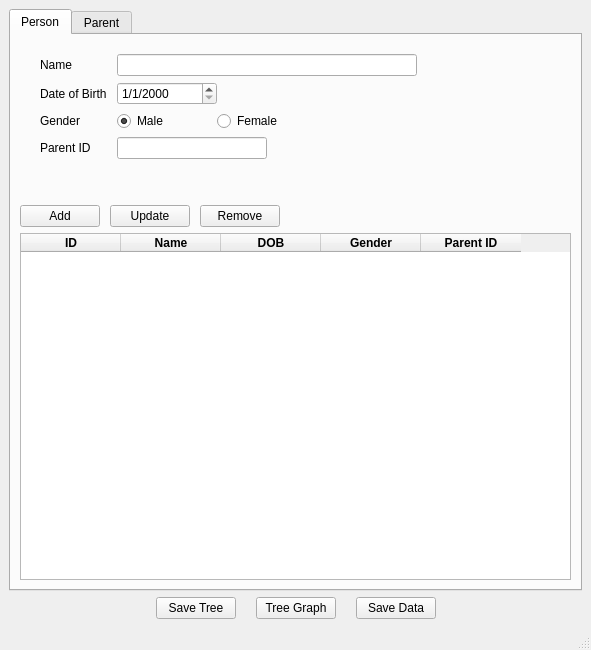
<?xml version="1.0" encoding="UTF-8"?>
<ui version="4.0">
 <class>MainWindow</class>
 <widget class="QMainWindow" name="MainWindow">
  <property name="geometry">
   <rect>
    <x>0</x>
    <y>0</y>
    <width>591</width>
    <height>650</height>
   </rect>
  </property>
  <property name="minimumSize">
   <size>
    <width>550</width>
    <height>650</height>
   </size>
  </property>
  <property name="baseSize">
   <size>
    <width>550</width>
    <height>650</height>
   </size>
  </property>
  <property name="windowTitle">
   <string>Family Tree</string>
  </property>
  <property name="windowIcon">
   <iconset>
    <normaloff>family.ico</normaloff>family.ico</iconset>
  </property>
  <widget class="QWidget" name="centralwidget">
   <layout class="QVBoxLayout" name="verticalLayout">
    <item>
     <widget class="QTabWidget" name="tabWidget">
      <property name="sizePolicy">
       <sizepolicy hsizetype="Expanding" vsizetype="Expanding">
        <horstretch>0</horstretch>
        <verstretch>0</verstretch>
       </sizepolicy>
      </property>
      <property name="maximumSize">
       <size>
        <width>16777215</width>
        <height>16777215</height>
       </size>
      </property>
      <property name="currentIndex">
       <number>0</number>
      </property>
      <widget class="QWidget" name="personTab">
       <attribute name="title">
        <string>Person</string>
       </attribute>
       <layout class="QVBoxLayout" name="verticalLayout_3">
        <item>
         <layout class="QFormLayout" name="formLayout">
          <property name="sizeConstraint">
           <enum>QLayout::SetFixedSize</enum>
          </property>
          <property name="horizontalSpacing">
           <number>10</number>
          </property>
          <property name="leftMargin">
           <number>20</number>
          </property>
          <property name="topMargin">
           <number>10</number>
          </property>
          <property name="rightMargin">
           <number>30</number>
          </property>
          <item row="0" column="0">
           <widget class="QLabel" name="nameLabel">
            <property name="text">
             <string>Name</string>
            </property>
           </widget>
          </item>
          <item row="0" column="1">
           <widget class="QLineEdit" name="nameLineEdit">
            <property name="sizePolicy">
             <sizepolicy hsizetype="Expanding" vsizetype="Fixed">
              <horstretch>0</horstretch>
              <verstretch>0</verstretch>
             </sizepolicy>
            </property>
            <property name="minimumSize">
             <size>
              <width>150</width>
              <height>0</height>
             </size>
            </property>
            <property name="maximumSize">
             <size>
              <width>300</width>
              <height>16777215</height>
             </size>
            </property>
           </widget>
          </item>
          <item row="1" column="0">
           <widget class="QLabel" name="dOBLabel">
            <property name="text">
             <string>Date of Birth</string>
            </property>
           </widget>
          </item>
          <item row="1" column="1">
           <widget class="QDateEdit" name="dOBEdit">
            <property name="sizePolicy">
             <sizepolicy hsizetype="Fixed" vsizetype="Fixed">
              <horstretch>0</horstretch>
              <verstretch>0</verstretch>
             </sizepolicy>
            </property>
            <property name="minimumSize">
             <size>
              <width>100</width>
              <height>0</height>
             </size>
            </property>
            <property name="maximumSize">
             <size>
              <width>100</width>
              <height>16777215</height>
             </size>
            </property>
            <property name="displayFormat">
             <string>d/M/yyyy</string>
            </property>
           </widget>
          </item>
          <item row="2" column="0">
           <widget class="QLabel" name="genderLabel">
            <property name="text">
             <string>Gender</string>
            </property>
           </widget>
          </item>
          <item row="2" column="1">
           <layout class="QHBoxLayout" name="horizontalLayout_3">
            <property name="sizeConstraint">
             <enum>QLayout::SetFixedSize</enum>
            </property>
            <item>
             <widget class="QRadioButton" name="maleRadioButton">
              <property name="enabled">
               <bool>true</bool>
              </property>
              <property name="sizePolicy">
               <sizepolicy hsizetype="Fixed" vsizetype="Fixed">
                <horstretch>0</horstretch>
                <verstretch>0</verstretch>
               </sizepolicy>
              </property>
              <property name="minimumSize">
               <size>
                <width>100</width>
                <height>0</height>
               </size>
              </property>
              <property name="text">
               <string>Male</string>
              </property>
              <property name="checked">
               <bool>true</bool>
              </property>
             </widget>
            </item>
            <item>
             <widget class="QRadioButton" name="femaleRadioButton">
              <property name="sizePolicy">
               <sizepolicy hsizetype="Fixed" vsizetype="Fixed">
                <horstretch>0</horstretch>
                <verstretch>0</verstretch>
               </sizepolicy>
              </property>
              <property name="minimumSize">
               <size>
                <width>100</width>
                <height>0</height>
               </size>
              </property>
              <property name="text">
               <string>Female</string>
              </property>
             </widget>
            </item>
            <item>
             <spacer name="horizontalSpacer_5">
              <property name="orientation">
               <enum>Qt::Horizontal</enum>
              </property>
              <property name="sizeHint" stdset="0">
               <size>
                <width>40</width>
                <height>20</height>
               </size>
              </property>
             </spacer>
            </item>
           </layout>
          </item>
          <item row="3" column="0">
           <widget class="QLabel" name="parentIDLabel">
            <property name="text">
             <string>Parent ID</string>
            </property>
           </widget>
          </item>
          <item row="3" column="1">
           <widget class="QLineEdit" name="parentIDLineEdit">
            <property name="sizePolicy">
             <sizepolicy hsizetype="Fixed" vsizetype="Fixed">
              <horstretch>0</horstretch>
              <verstretch>0</verstretch>
             </sizepolicy>
            </property>
            <property name="minimumSize">
             <size>
              <width>150</width>
              <height>0</height>
             </size>
            </property>
            <property name="maximumSize">
             <size>
              <width>150</width>
              <height>16777215</height>
             </size>
            </property>
           </widget>
          </item>
         </layout>
        </item>
        <item>
         <widget class="QLabel" name="personMsg">
          <property name="styleSheet">
           <string notr="true">QLabel {
	color: rgb(255, 0, 0);
}</string>
          </property>
          <property name="text">
           <string/>
          </property>
          <property name="textFormat">
           <enum>Qt::RichText</enum>
          </property>
         </widget>
        </item>
        <item>
         <spacer name="horizontalSpacer">
          <property name="orientation">
           <enum>Qt::Horizontal</enum>
          </property>
          <property name="sizeHint" stdset="0">
           <size>
            <width>40</width>
            <height>20</height>
           </size>
          </property>
         </spacer>
        </item>
        <item>
         <layout class="QHBoxLayout" name="horizontalLayout">
          <property name="spacing">
           <number>10</number>
          </property>
          <property name="sizeConstraint">
           <enum>QLayout::SetDefaultConstraint</enum>
          </property>
          <item>
           <widget class="QPushButton" name="personAddButton">
            <property name="sizePolicy">
             <sizepolicy hsizetype="Fixed" vsizetype="Fixed">
              <horstretch>0</horstretch>
              <verstretch>0</verstretch>
             </sizepolicy>
            </property>
            <property name="text">
             <string>Add</string>
            </property>
           </widget>
          </item>
          <item>
           <widget class="QPushButton" name="personUpdateButton">
            <property name="sizePolicy">
             <sizepolicy hsizetype="Fixed" vsizetype="Fixed">
              <horstretch>0</horstretch>
              <verstretch>0</verstretch>
             </sizepolicy>
            </property>
            <property name="text">
             <string>Update</string>
            </property>
           </widget>
          </item>
          <item>
           <widget class="QPushButton" name="personRemoveButton">
            <property name="sizePolicy">
             <sizepolicy hsizetype="Fixed" vsizetype="Fixed">
              <horstretch>0</horstretch>
              <verstretch>0</verstretch>
             </sizepolicy>
            </property>
            <property name="text">
             <string>Remove</string>
            </property>
           </widget>
          </item>
          <item>
           <spacer name="horizontalSpacer_4">
            <property name="orientation">
             <enum>Qt::Horizontal</enum>
            </property>
            <property name="sizeHint" stdset="0">
             <size>
              <width>40</width>
              <height>20</height>
             </size>
            </property>
           </spacer>
          </item>
         </layout>
        </item>
        <item>
         <widget class="QTableWidget" name="personTableWidget">
          <property name="lineWidth">
           <number>1</number>
          </property>
          <property name="midLineWidth">
           <number>0</number>
          </property>
          <property name="selectionMode">
           <enum>QAbstractItemView::ExtendedSelection</enum>
          </property>
          <property name="selectionBehavior">
           <enum>QAbstractItemView::SelectRows</enum>
          </property>
          <property name="sortingEnabled">
           <bool>false</bool>
          </property>
          <column>
           <property name="text">
            <string>ID</string>
           </property>
           <property name="font">
            <font>
             <bold>true</bold>
            </font>
           </property>
          </column>
          <column>
           <property name="text">
            <string>Name</string>
           </property>
           <property name="font">
            <font>
             <bold>true</bold>
            </font>
           </property>
          </column>
          <column>
           <property name="text">
            <string>DOB</string>
           </property>
           <property name="font">
            <font>
             <bold>true</bold>
            </font>
           </property>
          </column>
          <column>
           <property name="text">
            <string>Gender</string>
           </property>
           <property name="font">
            <font>
             <bold>true</bold>
            </font>
           </property>
          </column>
          <column>
           <property name="text">
            <string>Parent ID</string>
           </property>
           <property name="font">
            <font>
             <bold>true</bold>
            </font>
           </property>
          </column>
         </widget>
        </item>
       </layout>
      </widget>
      <widget class="QWidget" name="parentTab">
       <attribute name="title">
        <string>Parent</string>
       </attribute>
       <layout class="QVBoxLayout" name="verticalLayout_4">
        <item>
         <layout class="QFormLayout" name="formLayout_2">
          <property name="horizontalSpacing">
           <number>10</number>
          </property>
          <property name="leftMargin">
           <number>20</number>
          </property>
          <property name="topMargin">
           <number>10</number>
          </property>
          <property name="rightMargin">
           <number>30</number>
          </property>
          <item row="0" column="0">
           <widget class="QLabel" name="fatherIDLabel">
            <property name="text">
             <string>Father ID</string>
            </property>
           </widget>
          </item>
          <item row="0" column="1">
           <widget class="QLineEdit" name="fatherIDLineEdit">
            <property name="sizePolicy">
             <sizepolicy hsizetype="Fixed" vsizetype="Fixed">
              <horstretch>0</horstretch>
              <verstretch>0</verstretch>
             </sizepolicy>
            </property>
            <property name="minimumSize">
             <size>
              <width>150</width>
              <height>0</height>
             </size>
            </property>
            <property name="maximumSize">
             <size>
              <width>150</width>
              <height>16777215</height>
             </size>
            </property>
           </widget>
          </item>
          <item row="1" column="0">
           <widget class="QLabel" name="motherIDLabel">
            <property name="text">
             <string>Mother ID</string>
            </property>
           </widget>
          </item>
          <item row="1" column="1">
           <widget class="QLineEdit" name="motherIDLineEdit">
            <property name="sizePolicy">
             <sizepolicy hsizetype="Fixed" vsizetype="Fixed">
              <horstretch>0</horstretch>
              <verstretch>0</verstretch>
             </sizepolicy>
            </property>
            <property name="minimumSize">
             <size>
              <width>150</width>
              <height>0</height>
             </size>
            </property>
            <property name="maximumSize">
             <size>
              <width>150</width>
              <height>16777215</height>
             </size>
            </property>
           </widget>
          </item>
          <item row="2" column="0">
           <widget class="QLabel" name="dOMLabel">
            <property name="text">
             <string>Date of Marriage</string>
            </property>
           </widget>
          </item>
          <item row="2" column="1">
           <widget class="QDateEdit" name="dOMEdit">
            <property name="sizePolicy">
             <sizepolicy hsizetype="Fixed" vsizetype="Fixed">
              <horstretch>0</horstretch>
              <verstretch>0</verstretch>
             </sizepolicy>
            </property>
            <property name="minimumSize">
             <size>
              <width>100</width>
              <height>0</height>
             </size>
            </property>
            <property name="maximumSize">
             <size>
              <width>100</width>
              <height>16777215</height>
             </size>
            </property>
            <property name="displayFormat">
             <string>d/M/yyyy</string>
            </property>
           </widget>
          </item>
         </layout>
        </item>
        <item>
         <widget class="QLabel" name="parentMsg">
          <property name="styleSheet">
           <string notr="true">QLabel {
	color: rgb(255, 0, 0);
}</string>
          </property>
          <property name="text">
           <string/>
          </property>
         </widget>
        </item>
        <item>
         <spacer name="horizontalSpacer_2">
          <property name="orientation">
           <enum>Qt::Horizontal</enum>
          </property>
          <property name="sizeHint" stdset="0">
           <size>
            <width>40</width>
            <height>20</height>
           </size>
          </property>
         </spacer>
        </item>
        <item>
         <layout class="QHBoxLayout" name="horizontalLayout_2">
          <property name="spacing">
           <number>10</number>
          </property>
          <property name="sizeConstraint">
           <enum>QLayout::SetDefaultConstraint</enum>
          </property>
          <item>
           <widget class="QPushButton" name="parentAddButton">
            <property name="sizePolicy">
             <sizepolicy hsizetype="Fixed" vsizetype="Fixed">
              <horstretch>0</horstretch>
              <verstretch>0</verstretch>
             </sizepolicy>
            </property>
            <property name="text">
             <string>Add</string>
            </property>
           </widget>
          </item>
          <item>
           <widget class="QPushButton" name="parentUpdateButton">
            <property name="sizePolicy">
             <sizepolicy hsizetype="Fixed" vsizetype="Fixed">
              <horstretch>0</horstretch>
              <verstretch>0</verstretch>
             </sizepolicy>
            </property>
            <property name="text">
             <string>Update</string>
            </property>
           </widget>
          </item>
          <item>
           <widget class="QPushButton" name="parentRemoveButton">
            <property name="sizePolicy">
             <sizepolicy hsizetype="Fixed" vsizetype="Fixed">
              <horstretch>0</horstretch>
              <verstretch>0</verstretch>
             </sizepolicy>
            </property>
            <property name="text">
             <string>Remove</string>
            </property>
           </widget>
          </item>
          <item>
           <spacer name="horizontalSpacer_3">
            <property name="orientation">
             <enum>Qt::Horizontal</enum>
            </property>
            <property name="sizeHint" stdset="0">
             <size>
              <width>40</width>
              <height>20</height>
             </size>
            </property>
           </spacer>
          </item>
         </layout>
        </item>
        <item>
         <widget class="QTableWidget" name="parentTableWidget">
          <property name="enabled">
           <bool>true</bool>
          </property>
          <property name="selectionMode">
           <enum>QAbstractItemView::ExtendedSelection</enum>
          </property>
          <property name="selectionBehavior">
           <enum>QAbstractItemView::SelectRows</enum>
          </property>
          <column>
           <property name="text">
            <string>ID</string>
           </property>
           <property name="font">
            <font>
             <bold>true</bold>
            </font>
           </property>
          </column>
          <column>
           <property name="text">
            <string>Father ID</string>
           </property>
           <property name="font">
            <font>
             <bold>true</bold>
            </font>
           </property>
          </column>
          <column>
           <property name="text">
            <string>Mother ID</string>
           </property>
           <property name="font">
            <font>
             <bold>true</bold>
            </font>
           </property>
          </column>
          <column>
           <property name="text">
            <string>DOM</string>
           </property>
           <property name="font">
            <font>
             <bold>true</bold>
            </font>
           </property>
          </column>
         </widget>
        </item>
       </layout>
      </widget>
     </widget>
    </item>
    <item>
     <layout class="QHBoxLayout" name="horizontalLayout_6">
      <property name="spacing">
       <number>20</number>
      </property>
      <property name="sizeConstraint">
       <enum>QLayout::SetFixedSize</enum>
      </property>
      <property name="topMargin">
       <number>0</number>
      </property>
      <item>
       <spacer name="horizontalSpacer_7">
        <property name="orientation">
         <enum>Qt::Horizontal</enum>
        </property>
        <property name="sizeType">
         <enum>QSizePolicy::Expanding</enum>
        </property>
        <property name="sizeHint" stdset="0">
         <size>
          <width>40</width>
          <height>20</height>
         </size>
        </property>
       </spacer>
      </item>
      <item>
       <widget class="QPushButton" name="saveTreeButton">
        <property name="text">
         <string>Save Tree</string>
        </property>
       </widget>
      </item>
      <item>
       <widget class="QPushButton" name="treeGraphButton">
        <property name="sizePolicy">
         <sizepolicy hsizetype="Fixed" vsizetype="Fixed">
          <horstretch>0</horstretch>
          <verstretch>0</verstretch>
         </sizepolicy>
        </property>
        <property name="text">
         <string>Tree Graph</string>
        </property>
       </widget>
      </item>
      <item>
       <widget class="QPushButton" name="saveDataButton">
        <property name="sizePolicy">
         <sizepolicy hsizetype="Fixed" vsizetype="Fixed">
          <horstretch>0</horstretch>
          <verstretch>0</verstretch>
         </sizepolicy>
        </property>
        <property name="text">
         <string>Save Data</string>
        </property>
       </widget>
      </item>
      <item>
       <spacer name="horizontalSpacer_6">
        <property name="orientation">
         <enum>Qt::Horizontal</enum>
        </property>
        <property name="sizeType">
         <enum>QSizePolicy::Expanding</enum>
        </property>
        <property name="sizeHint" stdset="0">
         <size>
          <width>40</width>
          <height>20</height>
         </size>
        </property>
       </spacer>
      </item>
     </layout>
    </item>
   </layout>
  </widget>
  <widget class="QMenuBar" name="menubar">
   <property name="geometry">
    <rect>
     <x>0</x>
     <y>0</y>
     <width>591</width>
     <height>22</height>
    </rect>
   </property>
  </widget>
  <widget class="QStatusBar" name="statusbar"/>
  <action name="actionSave">
   <property name="text">
    <string>Save</string>
   </property>
  </action>
 </widget>
 <tabstops>
  <tabstop>nameLineEdit</tabstop>
  <tabstop>dOBEdit</tabstop>
  <tabstop>maleRadioButton</tabstop>
  <tabstop>femaleRadioButton</tabstop>
  <tabstop>parentIDLineEdit</tabstop>
  <tabstop>fatherIDLineEdit</tabstop>
  <tabstop>motherIDLineEdit</tabstop>
  <tabstop>dOMEdit</tabstop>
  <tabstop>personAddButton</tabstop>
  <tabstop>personUpdateButton</tabstop>
  <tabstop>personRemoveButton</tabstop>
  <tabstop>parentAddButton</tabstop>
  <tabstop>parentUpdateButton</tabstop>
  <tabstop>parentRemoveButton</tabstop>
 </tabstops>
 <resources/>
 <connections/>
</ui>
